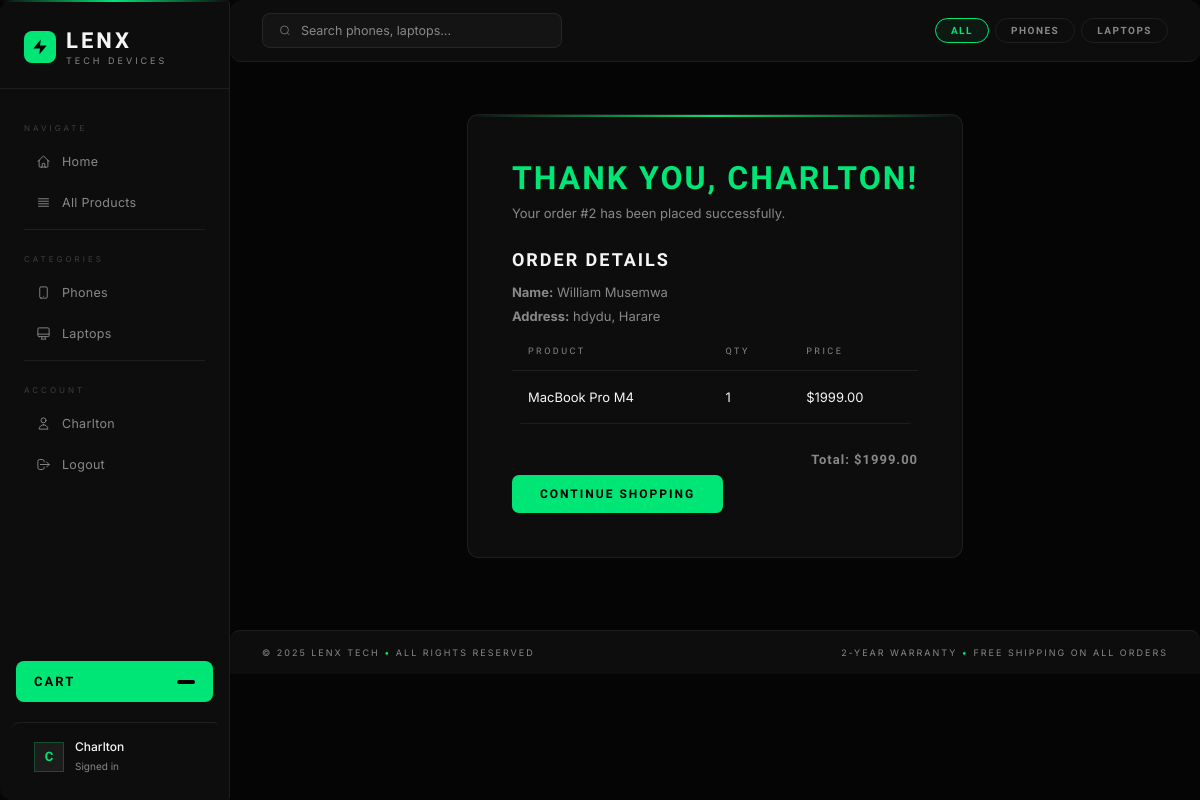
/orders/confirmation/2/ (signed in), run on the app's committed database.
### orders/models.py (models this page shows, shortened)
class Order(models.Model):
    STATUS_CHOICES = [
        ('pending', 'Pending'),
        ('processing', 'Processing'),
        ('shipped', 'Shipped'),
        ('delivered', 'Delivered'),
    ]
    user = models.ForeignKey(User, on_delete=models.CASCADE, related_name='orders')
    created = models.DateTimeField(auto_now_add=True)
    updated = models.DateTimeField(auto_now=True)
    status = models.CharField(max_length=20, choices=STATUS_CHOICES, default='pending')
    full_name = models.CharField(max_length=200)
    email = models.EmailField()
    address = models.TextField()
    city = models.CharField(max_length=100)
    total_price = models.DecimalField(max_digits=10, decimal_places=2, default=0)

class OrderItem(models.Model):
    order = models.ForeignKey(Order, on_delete=models.CASCADE, related_name='items')
    product = models.ForeignKey(Product, on_delete=models.CASCADE)
    quantity = models.PositiveIntegerField(default=1)
    price = models.DecimalField(max_digits=10, decimal_places=2)
    def get_total(self):
        return self.price * self.quantity

### shop/models.py (models this page shows, shortened)
class Product(models.Model):
    category = models.ForeignKey(Category, on_delete=models.CASCADE, related_name='products')
    name = models.CharField(max_length=200)
    slug = models.SlugField(unique=True)
    description = models.TextField(blank=True)
    price = models.DecimalField(max_digits=10, decimal_places=2)
    image_url = models.URLField(max_length=500, blank=True)
    stock = models.PositiveIntegerField(default=0)
    available = models.BooleanField(default=True)
    created = models.DateTimeField(auto_now_add=True)
    updated = models.DateTimeField(auto_now=True)

### orders/views.py (the view)
# urls.py: path('confirmation/<int:order_id>/', views.order_confirmation, name='order_confirmation'),
@login_required
def order_confirmation(request, order_id):
    order = get_object_or_404(Order, id=order_id, user=request.user)
    return render(request, 'orders/order_confirmation.html', {'order': order})

### templates/orders/order_confirmation.html (shortened to what this page needs)
{% extends 'base.html' %}
{% block content %}
<div class="confirmation">
  <h1>Thank you, {{ order.user.username }}!</h1>
  <p>Your order #{{ order.id }} has been placed successfully.</p>
  <h2>Order Details</h2>
  <p><strong>Name:</strong> {{ order.full_name }}</p>
  <p><strong>Address:</strong> {{ order.address }}, {{ order.city }}</p>
  <table class="cart-table">
    <thead><tr><th>Product</th><th>Qty</th><th>Price</th></tr></thead>
    <tbody>
      {% for item in order.items.all %}
      <tr>
        <td>{{ item.product.name }}</td>
        <td>{{ item.quantity }}</td>
        <td>${{ item.get_total }}</td>
      </tr>
      {% endfor %}
    </tbody>
  </table>
  <p class="order-total"><strong>Total: ${{ order.total_price }}</strong></p>
  <a href="{% url 'home' %}" class="btn">Continue Shopping</a>
</div>
{% endblock %}

### templates/base.html (shortened to what this page needs)
{% load static %}
<!DOCTYPE html>
<html lang="en">
<head>
  <link rel="stylesheet" href="{% static 'css/style.css' %}">
</head>
<body>
<aside class="sidebar">
  <div class="sidebar-logo">
    <div class="logo-wrap">
      <div class="logo-icon">
        <svg viewBox="0 0 24 24" fill="currentColor"><path d="M13 2L3 14h9l-1 8 10-12h-9l1-8z"/></svg>
      </div>
      <div>
        <h1>Lenx</h1>
        <span>Tech Devices</span>
      </div>
    </div>
  </div>
  <nav class="sidebar-nav">
    <div class="nav-section-label">Navigate</div>
    <a href="{% url 'home' %}" class="nav-item {% if request.resolver_match.url_name == 'home' %}active{% endif %}">
      <svg fill="none" stroke="currentColor" viewBox="0 0 24 24"><path stroke-linecap="round" stroke-linejoin="round" stroke-width="1.5" d="M3 12l2-2m0 0l7-7 7 7M5 10v10a1 1 0 001 1h3m10-11l2 2m-2-2v10a1 1 0 01-1 1h-3m-6 0a1 1 0 001-1v-4a1 1 0 011-1h2a1 1 0 011 1v4a1 1 0 001 1m-6 0h6"/></svg>
      Home
    </a>
    <a href="{% url 'product_listing' %}" class="nav-item {% if request.resolver_match.url_name == 'product_listing' %}active{% endif %}">
      <svg fill="none" stroke="currentColor" viewBox="0 0 24 24"><path stroke-linecap="round" stroke-linejoin="round" stroke-width="1.5" d="M4 6h16M4 10h16M4 14h16M4 18h16"/></svg>
      All Products
    </a>
    <hr class="nav-divider">
    <div class="nav-section-label">Categories</div>
    <a href="{% url 'product_listing' %}?category=phones" class="nav-item">
      <svg fill="none" stroke="currentColor" viewBox="0 0 24 24"><path stroke-linecap="round" stroke-linejoin="round" stroke-width="1.5" d="M12 18h.01M8 21h8a2 2 0 002-2V5a2 2 0 00-2-2H8a2 2 0 00-2 2v14a2 2 0 002 2z"/></svg>
      Phones
    </a>
    <a href="{% url 'product_listing' %}?category=laptops" class="nav-item">
      <svg fill="none" stroke="currentColor" viewBox="0 0 24 24"><path stroke-linecap="round" stroke-linejoin="round" stroke-width="1.5" d="M9.75 17L9 20l-1 1h8l-1-1-.75-3M3 13h18M5 17h14a2 2 0 002-2V5a2 2 0 00-2-2H5a2 2 0 00-2 2v10a2 2 0 002 2z"/></svg>
      Laptops
    </a>
    <hr class="nav-divider">
    <div class="nav-section-label">Account</div>
    {% if user.is_authenticated %}
    <span class="nav-item">
      <svg fill="none" stroke="currentColor" viewBox="0 0 24 24"><path stroke-linecap="round" stroke-linejoin="round" stroke-width="1.5" d="M16 7a4 4 0 11-8 0 4 4 0 018 0zM12 14a7 7 0 00-7 7h14a7 7 0 00-7-7z"/></svg>
      {{ user.username }}
    </span>
    <a href="{% url 'logout' %}" class="nav-item">
      <svg fill="none" stroke="currentColor" viewBox="0 0 24 24"><path stroke-linecap="round" stroke-linejoin="round" stroke-width="1.5" d="M17 16l4-4m0 0l-4-4m4 4H7m6 4v1a3 3 0 01-3 3H6a3 3 0 01-3-3V7a3 3 0 013-3h4a3 3 0 013 3v1"/></svg>
      Logout
    </a>
    {% endif %}
  </nav>
  <a href="{% url 'cart' %}" class="sidebar-cart">
    <span class="cart-label">Cart</span>
    <span class="cart-badge">{{ cart_count }}</span>
  </a>
  <div class="sidebar-user">
    <div class="user-avatar">{{ user.username|first|upper|default:"G" }}</div>
    <div class="user-info">
      <p>{{ user.username|default:"Guest" }}</p>
      <span>{% if user.is_authenticated %}Signed in{% else %}Not signed in{% endif %}</span>
    </div>
  </div>
</aside>
<div class="main-content">
  <div class="topbar">
    <form method="get" action="{% url 'product_listing' %}" class="search-bar">
      <svg width="13" height="13" fill="none" stroke="#888" viewBox="0 0 24 24"><circle cx="11" cy="11" r="8" stroke-width="1.5"/><path d="m21 21-4.35-4.35" stroke-width="1.5"/></svg>
      <input type="text" name="q" placeholder="Search phones, laptops..." value="{{ request.GET.q }}">
    </form>
    <div class="filter-pills">
      <a href="{% url 'product_listing' %}" class="pill {% if not request.GET.category %}active{% endif %}">All</a>
      <a href="{% url 'product_listing' %}?category=phones" class="pill {% if request.GET.category == 'phones' %}active{% endif %}">Phones</a>
      <a href="{% url 'product_listing' %}?category=laptops" class="pill {% if request.GET.category == 'laptops' %}active{% endif %}">Laptops</a>
    </div>
  </div>
  {% block content %}{% endblock %}
  <footer class="footer">
    <p>© 2025 Lenx Tech <span class="foot-dot">•</span> All rights reserved</p>
    <p>2-year warranty <span class="foot-dot">•</span> Free shipping on all orders</p>
  </footer>
</div>
</body>
</html>

### data on the page
Order: user.username "CHARLTON", id "2", full_name "William Musemwa", address "hdydu", city "Harare", total_price "1999.00"
OrderItem: product.name "MacBook Pro M4", quantity "1", get_total "1999.00"

### other printed values
{{ user.username }} "Charlton"
{{ user.username|first|upper|default:"G" }} "C"
{{ user.username|default:"Guest" }} "Charlton"
